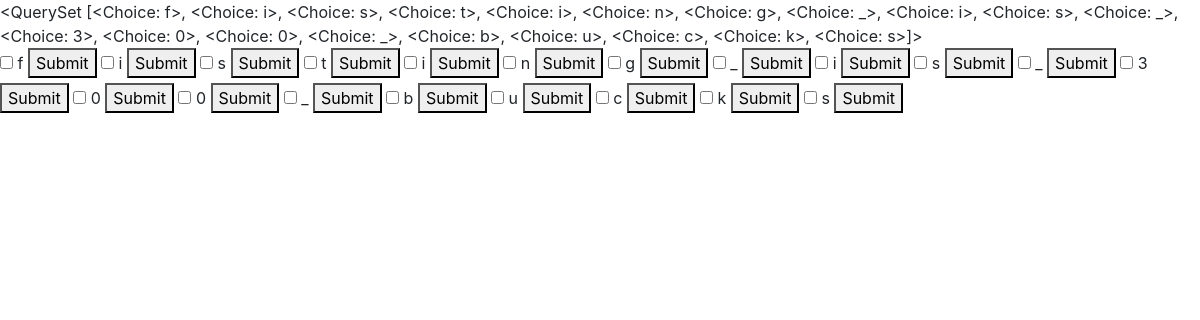
The page /polls/1/ on the database its author committed.
### polls/models.py (models this page shows, shortened)
class Question(models.Model):
    text = models.CharField(max_length=420)
    pub_date = models.DateTimeField('date_published')

class Choice(models.Model):
    question = models.ForeignKey(Question, on_delete=models.CASCADE)
    text = models.CharField(max_length=420, default="")
    votes = models.IntegerField(default=0)
    def __str__(self):
        return self.text

### polls/views.py (the view)
# urls.py: path("<int:q_id>/", views.detail, name="detail"),
def detail(request, q_id):
    question = Question.objects.get(pk=q_id)
    context = {
        "question" : question
    }
    return render(request, "polls/detail.html", context)

### polls/Templates/polls/detail.html (shortened to what this page needs)
<!doctype html>
<html lang="en">
  <head>
    <link rel="stylesheet" href="https://stackpath.bootstrapcdn.com/bootstrap/4.3.1/css/bootstrap.min.css">
  </head>
  <body>
      {{question.choice_set.all}}
      {% if question.choice_set.all %}
      <form>
        {% for c in question.choice_set.all %}
        <input type="checkbox" id="c{{c_pk}}"> <label for="c{{c_pk}}">{{c.text}}</label>
        <button type="submit">Submit</button>
        {% endfor %}
      </form>
      {% endif %}
  </body>
</html>

### rows shown on the page
Question: choice_set.all "<QuerySet [<Choice: f>, <Choice: i>, <Choice: s>, <Choice: t>, <Choice: i>, <Choice: n>, <Choice: g>, <Choice: _>, <Choice: i>, <Choice: s>, <Choice: _>, <Choice: 3>, <Choice: 0>, <Choice: 0>, <Choice: _>, <Choice: b>, <Choice: u>, <Choice: c>, <Choice: k>, <Choice: s>]>"
Choice: text "f"
Choice: text "i"
Choice: text "s"
Choice: text "t"
Choice: text "i"
Choice: text "n"
Choice: text "g"
Choice: text "_"
Choice: text "i"
Choice: text "s"
Choice: text "_"
Choice: text "3"
Choice: text "0"
Choice: text "0"
Choice: text "_"
Choice: text "b"
Choice: text "u"
Choice: text "c"
Choice: text "k"
Choice: text "s"
